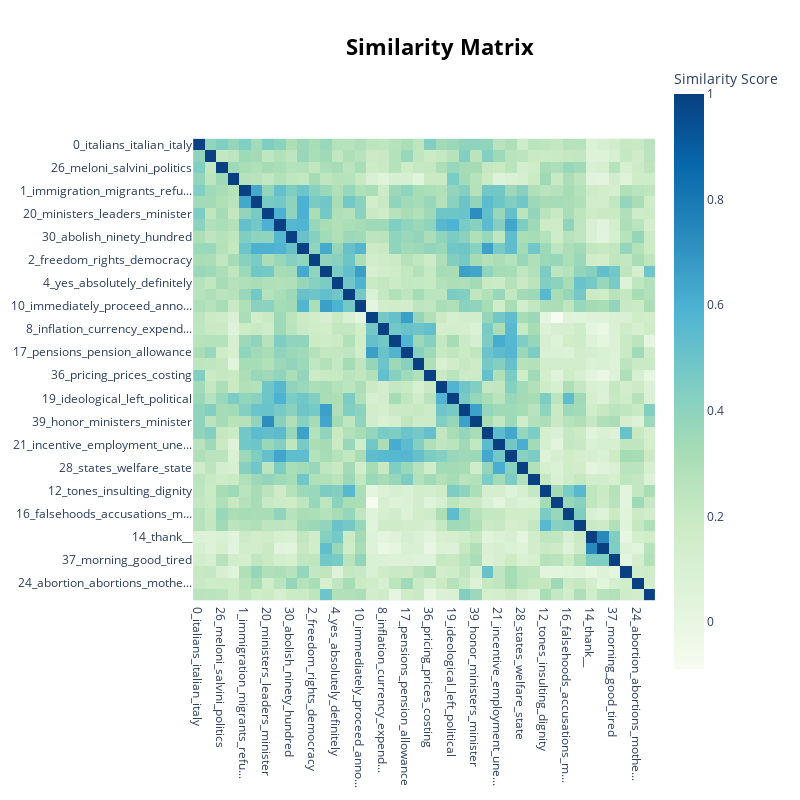

This figure's notebook cell:
### Markdown cell above
## Visualise Topics

### Code cell
topic_model.visualize_heatmap(n_clusters=10)

### Figure 1 — Plotly figure (JSON) as saved in the notebook; plotly's stock layout.template omitted (floating-point values rounded to 4 significant figures; data arrays with more than 128 entries replaced by an {"elided": "..."} marker saying what was removed)
{"data": [{"coloraxis": "coloraxis", "hovertemplate": "x: %{x}<br>y: %{y}<br>Similarity Score: %{z}<extra></extra>", "name": "0", "type": "heatmap", "x": ["0_italians_italian_italy", "23_sports_athletes_sport", "26_meloni_salvini_politics", "31_putinian_tsars_putin", "1_immigration_migrants_refu...", "11_safety_protections_prote...", "20_ministers_leaders_minister", "27_government_democracies_b...", "30_abolish_ninety_hundred", "33_task_progress_approach", "2_freedom_rights_democracy", "3_greetings_we_ourselves", "4_yes_absolutely_definitely", "9_optimism_confident_failure", "10_immediately_proceed_anno...", "5_income_taxes_tax", "8_inflation_currency_expend...", "13_wages_wage_bargaining", "17_pensions_pension_allowance", "29_credit_credits_banking", "36_pricing_prices_costing", "6_electoral_elections_ballots", "19_ideological_left_political", "25_sacrifices_sacrifice_proud", "39_honor_ministers_minister", "7_initiatives_resources_funds", "21_incentive_employment_une...", "22_fiscal_provisions_budgets", "28_states_welfare_state", "35_measures_measure_allowance", "12_tones_insulting_dignity", "15_raped_rapist_rape", "16_falsehoods_accusations_m...", "38_heard_hear_surreal", "14_thank__", "32_welcome_thank_thanks", "37_morning_good_tired", "18_desalination_sustainabil...", "24_abortion_abortions_mothe...", "34_nativity_holiday_celebrate"], "xaxis": "x", "y": ["0_italians_italian_italy", "23_sports_athletes_sport", "26_meloni_salvini_politics", "31_putinian_tsars_putin", "1_immigration_migrants_refu...", "11_safety_protections_prote...", "20_ministers_leaders_minister", "27_government_democracies_b...", "30_abolish_ninety_hundred", "33_task_progress_approach", "2_freedom_rights_democracy", "3_greetings_we_ourselves", "4_yes_absolutely_definitely", "9_optimism_confident_failure", "10_immediately_proceed_anno...", "5_income_taxes_tax", "8_inflation_currency_expend...", "13_wages_wage_bargaining", "17_pensions_pension_allowance", "29_credit_credits_banking", "36_pricing_prices_costing", "6_electoral_elections_ballots", "19_ideological_left_political", "25_sacrifices_sacrifice_proud", "39_honor_ministers_minister", "7_initiatives_resources_funds", "21_incentive_employment_une...", "22_fiscal_provisions_budgets", "28_states_welfare_state", "35_measures_measure_allowance", "12_tones_insulting_dignity", "15_raped_rapist_rape", "16_falsehoods_accusations_m...", "38_heard_hear_surreal", "14_thank__", "32_welcome_thank_thanks", "37_morning_good_tired", "18_desalination_sustainabil...", "24_abortion_abortions_mothe...", "34_nativity_holiday_celebrate"], "yaxis": "y", "z": {"elided": "40x40 float values"}}], "layout": {"coloraxis": {"colorbar": {"title": {"text": "Similarity Score"}}, "colorscale": [[0, "rgb(247,252,240)"], [0.125, "rgb(224,243,219)"], [0.25, "rgb(204,235,197)"], [0.375, "rgb(168,221,181)"], [0.5, "rgb(123,204,196)"], [0.625, "rgb(78,179,211)"], [0.75, "rgb(43,140,190)"], [0.875, "rgb(8,104,172)"], [1, "rgb(8,64,129)"]]}, "height": 800, "hoverlabel": {"bgcolor": "white", "font": {"family": "Rockwell", "size": 16}}, "legend": {"title": {"text": "Trend"}}, "margin": {"t": 60}, "showlegend": true, "title": {"font": {"color": "Black", "size": 22}, "text": "<b>Similarity Matrix</b>", "x": 0.55, "xanchor": "center", "y": 0.95, "yanchor": "top"}, "width": 800, "xaxis": {"anchor": "y", "constrain": "domain", "domain": [0, 1], "scaleanchor": "y"}, "yaxis": {"anchor": "x", "autorange": "reversed", "constrain": "domain", "domain": [0, 1]}}}
